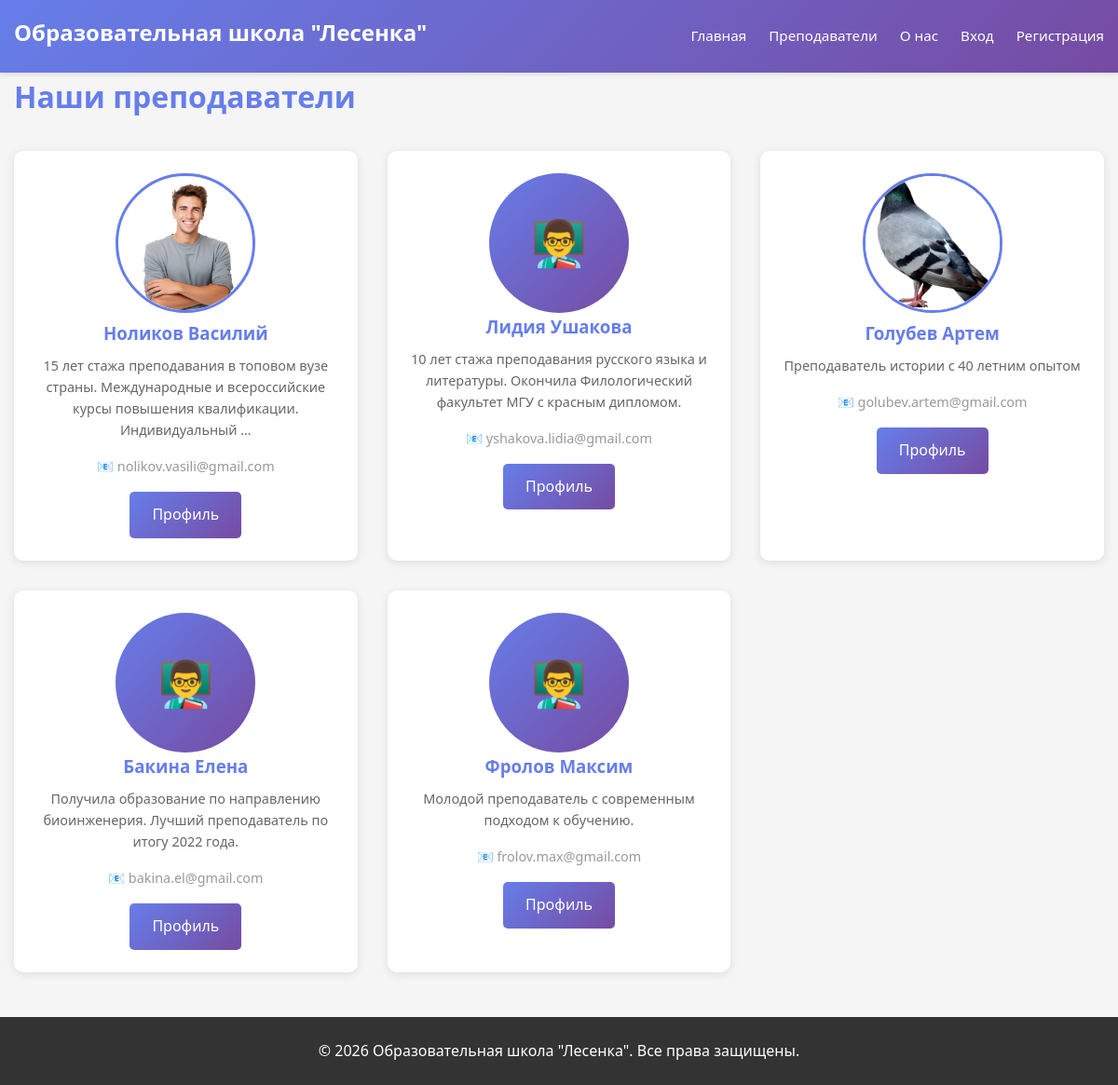
Screenshot of /teachers/ with the database file from the repository.
### main/models.py (models this page shows, shortened)
class Teacher(models.Model):
    teacher_id = models.AutoField(primary_key=True)
    user = models.ForeignKey(Users, on_delete=models.CASCADE, db_column='user_id')
    first_name = models.CharField(
        max_length=100,
        validators=[
            RegexValidator(
                regex=r'^[а-яА-Яa-zA-Z]{2,50}$',
                message='Имя должно содержать от 2 до 50 букв'
            )
        ]
    )
    last_name = models.CharField(
        max_length=100,
        validators=[
            RegexValidator(
                regex=r'^[а-яА-Яa-zA-Z]{2,50}$',
                message='Фамилия должна содержать от 2 до 50 букв'
            )
        ]
    )
    description = models.TextField(blank=True, null=True)
    email = models.EmailField(
        max_length=255,
        validators=[EmailValidator(message='Введите корректный email адрес')]
    )
    photo_url = models.CharField(max_length=500, blank=True, null=True)
    photo = models.ImageField(
        upload_to='teachers/photos/',
        blank=True,
        null=True,
        help_text='Фотография преподавателя (необязательно)'
    )
    is_activ = models.BooleanField(default=True)
    class Meta:
        db_table = 'teachers'

### main/views.py (the view)
# urls.py: path('teachers/', views.teachers_list, name='teachers_list'),
def teachers_list(request):
    teachers = Teacher.objects.all()
    return render(request, 'main/teachers_list.html', {'teachers': teachers})

### main/templates/main/teachers_list.html (shortened to what this page needs)
{% extends 'main/base.html' %}
{% block content %}
<h1 style="margin-bottom: 2rem; color: #667eea;">Наши преподаватели</h1>
{% if teachers %}
<div style="display: grid; grid-template-columns: repeat(auto-fill, minmax(300px, 1fr)); gap: 2rem;">
    {% for teacher in teachers %}
    <div style="background: white; border-radius: 10px; padding: 1.5rem; box-shadow: 0 2px 10px rgba(0,0,0,0.1); text-align: center;">
         {% if teacher.photo %}
            <img src="{{ teacher.photo.url }}" alt="{{ teacher.first_name }}"
                 style="width: 150px; height: 150px; border-radius: 50%; object-fit: cover; border: 3px solid #667eea;">
        {% elif teacher.photo_url %}
            <img src="{{ teacher.photo_url }}" alt="{{ teacher.first_name }}"
                 style="width: 150px; height: 150px; border-radius: 50%; object-fit: cover; border: 3px solid #667eea;">
        {% else %}
            <div style="width: 150px; height: 150px; border-radius: 50%; background: linear-gradient(135deg, #667eea 0%, #764ba2 100%);
                        display: inline-flex; align-items: center; justify-content: center; color: white; font-size: 3rem;">
                👨‍🏫
            </div>
        {% endif %}
        <h3 style="color: #667eea; margin-bottom: 0.5rem;">{{ teacher.last_name }} {{ teacher.first_name }}</h3>
        {% if teacher.description %}
        <p style="color: #666; font-size: 0.9rem; margin-bottom: 1rem;">{{ teacher.description|truncatewords:15 }}</p>
        {% endif %}
        <p style="color: #999; font-size: 0.9rem; margin-bottom: 1rem;">📧 {{ teacher.email }}</p>
        <a href="{% url 'teacher_detail' teacher.teacher_id %}" class="btn">Профиль</a>
    </div>
    {% endfor %}
</div>
{% else %}
<div style="text-align: center; padding: 3rem;">
    <p style="font-size: 1.2rem; color: #999;">Преподаватели пока не добавлены</p>
</div>
{% endif %}
{% endblock %}

### main/templates/main/base.html (style rules this page uses)
* { margin: 0; padding: 0; box-sizing: border-box; }
body { font-family: 'Segoe UI', Tahoma, Geneva, Verdana, sans-serif; background-color: #f5f5f5; color: #333; line-height: 1.6; }
.btn { display: inline-block; padding: 0.75rem 1.5rem; background: linear-gradient(135deg, #667eea 0%, #764ba2 100%); color: white; text-decoration: none; border-radius: 5px; transition: transform 0.2s; border: none; cursor: pointer; font-size: 1rem; text-align: center; }

### rows the page displays
Teacher: photo (picture), last_name "Ноликов", first_name "Василий", description "15 лет стажа преподавания в топовом вузе страны. Международные и всероссийские курсы повышения квалификации. Индивидуальный …", email "nolikov.vasili@gmail.com"
Teacher: last_name "Лидия", first_name "Ушакова", description "10 лет стажа преподавания русского языка и литературы. Окончила Филологический факультет МГУ с красным дипломом.", email "yshakova.lidia@gmail.com"
Teacher: photo (picture), last_name "Голубев", first_name "Артем", description "Преподаватель истории с 40 летним опытом", email "golubev.artem@gmail.com"
Teacher: last_name "Бакина", first_name "Елена", description "Получила образование по направлению биоинженерия. Лучший преподаватель по итогу 2022 года.", email "bakina.el@gmail.com"
Teacher: last_name "Фролов", first_name "Максим", description "Молодой преподаватель с современным подходом к обучению.", email "frolov.max@gmail.com"
